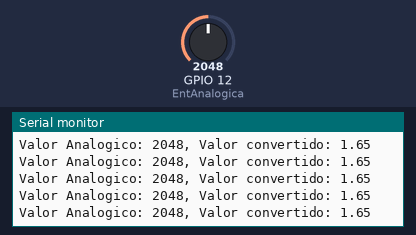
A sketch run on a simulated ESP32. Shown: the last lines printed to the serial monitor. The inputs (shaded band) are chosen by the test bench; at power-on: GPIO 12 (EntAnalogica) = 2048.

Above: at 1.2 s.
1.3 s: GPIO 12 (EntAnalogica) set to 1058
At 1.33 s:
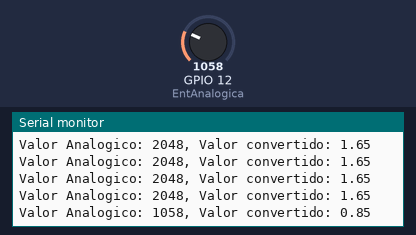
4.3 s: GPIO 12 (EntAnalogica) set to 948
At 4.31 s:
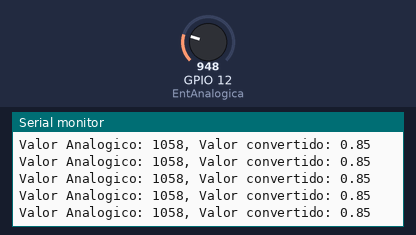
Timing chart, 0 to 7.3 s (numbered marks = the images above; inputs shaded):
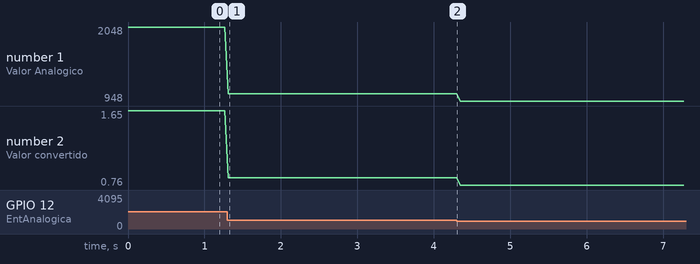

Measured:
- after the input at 1.3 s, the serial monitor: prints a new line at once (image 1)
- plotted number 1: 2048 → 1058 after the input at 1.3 s, 1058 → 948 after the input at 4.3 s
- plotted number 2: 1.65 → 0.85 after the input at 1.3 s, 0.85 → 0.76 after the input at 4.3 s

The sketch:

sketch.ino
```cpp
int ValAnalogico = 0;
int EntAnalogica = 12;
float convertido = 0;

void setup()
{
  Serial.begin(9600);
}

void loop()
{
  ValAnalogico = analogRead(EntAnalogica);
  Serial.print("Valor Analogico: ");
  Serial.print(ValAnalogico);
  convertido = ValAnalogico*(3.3/4095);
  Serial.print(", Valor convertido: ");
  Serial.println(convertido);
  delay(10);
}
```
